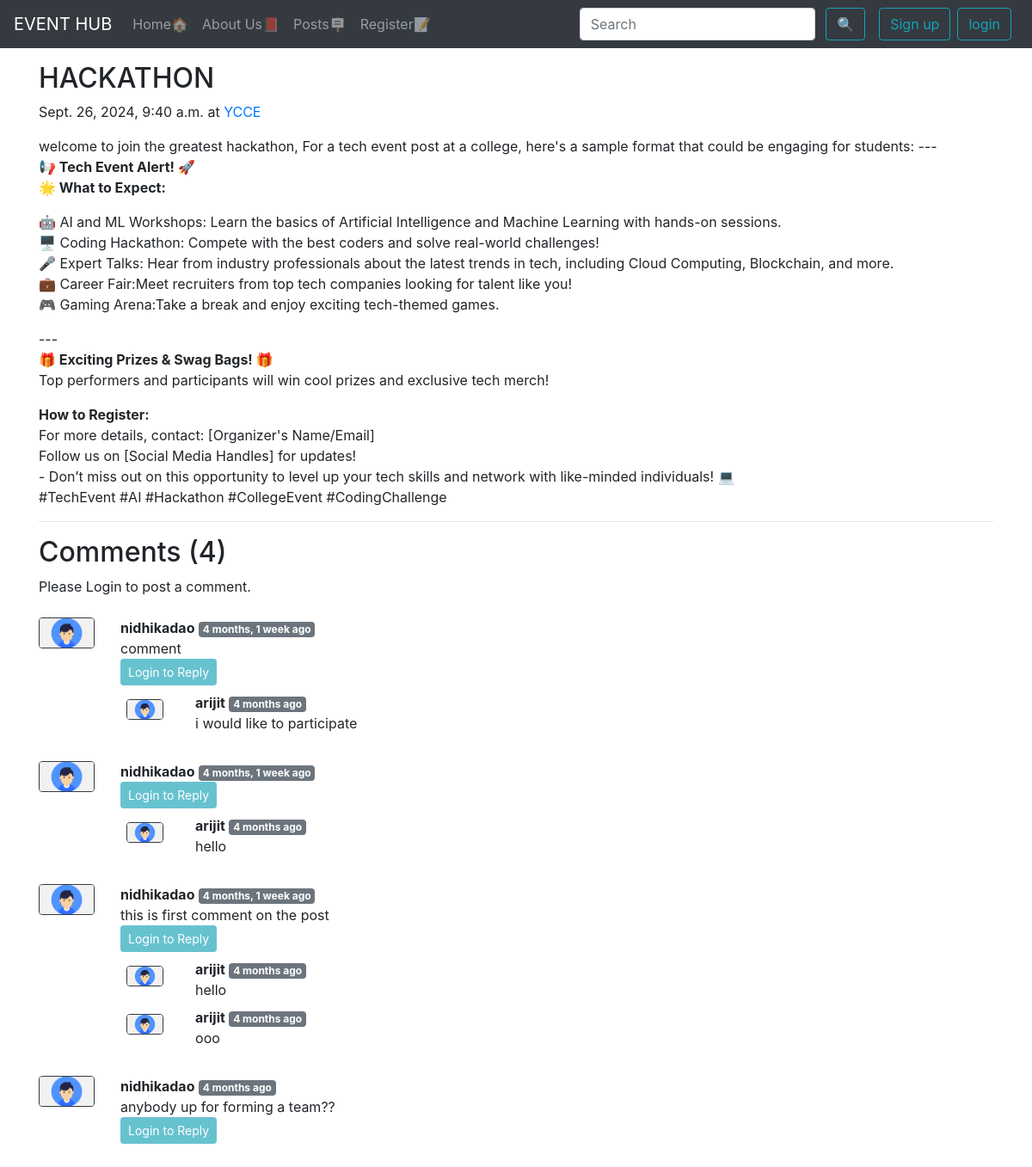
The page /org/first on the database its author committed.
### org/models.py (models this page shows, shortened)
class Post(models.Model):
    sno = models.AutoField(primary_key=True)
    title= models.CharField(max_length=250)
    College= models.CharField(max_length=250)
    content= RichTextField()
    venue= models.CharField(max_length=100)
    connect=models.CharField(max_length=500)
    timeStamp=models.DateTimeField(blank=True)
    slug = models.SlugField(unique=True)
    registerurl = models.URLField(max_length=200)
    reachurl = models.URLField(max_length=200)
    image=models.FileField(upload_to="org/",max_length=250)

class orgcomment(models.Model):
    sno = models.AutoField(primary_key=True)
    comment=models.TextField()
    user=models.ForeignKey(User,on_delete=models.CASCADE)
    post=models.ForeignKey(Post,on_delete=models.CASCADE)
    parent=models.ForeignKey('self',on_delete=models.CASCADE,null=True )
    timeStamp=models.DateTimeField(default=now)
    def __str__(self):
        return self.comment[0:13] + "...." + " by " + self.user.username

### org/views.py (the view)
# urls.py: path('<str:slug>', views.orgpost,name='orgpost'),
def orgpost(request, slug):
    post=Post.objects.filter(slug=slug).first()
    comments=orgcomment.objects.filter(post=post,parent=None)
    replies=orgcomment.objects.filter(post=post).exclude(parent=None)
    repDict={}
    for reply in replies:
        if reply.parent.sno not in repDict.keys():
            repDict[reply.parent.sno]=[reply]
        else:
            repDict[reply.parent.sno].append(reply)
    print(repDict)
    context={'post':post,'comments':comments,'user':request.user, 'repDict':repDict}
    return render(request,'org/orgpost.html',context)

### org/templatetags/extras.py (called while the page is built)
@register.filter(name='get_val')
def get_val(dict,key):
    return dict.get(key)

### templates/org/orgpost.html (shortened to what this page needs)
{% extends 'base.html' %}
{% load static %}
{% load humanize %}
{% load extras %}
{% block body %}
  <div class="container my-3">
    <h2 class="org post title">{{ post.title }}</h2>
    <p class="org post meta">
      {{ post.timeStamp }} at <a href="#">{{ post.College }}</a>
    </p>
    <p>{{post.content|safe}}</p>
    <hr />
  </div>
  <div class="container">
    <h2>Comments ({{ comments.count }})</h2>
    <div class="my-2">
      {% if user.is_authenticated %}
        <form action="/org/postComment" method="post">
          {% csrf_token %}
          <div class="form-group">
            <label for="exampleInputEmail1"><b>Post comment</b></label>
            <input type="text" name="comment" class="form-control" placeholder="enter comment here" />
          </div>
          <input type="hidden" name="postSno" value="{{ post.sno }}" />
          <input type="hidden" name="parentSno" value="" />
          <button type="submit" class="btn btn-info">Submit</button>
        </form>
      {% else %}
        <p>Please Login to post a comment.</p>
      {% endif %}
    </div>
    {% for comment in comments %}
      <div class="row my-4">
        <div class="col-md-1">
          <img class="rounded mx-auto d-block w-100 border border-dark" src="{% static 'home/userimage.png' %}" alt="user" style="border-radius:13px" srcset="" />
        </div>
        <div class="col-md-11">
          <b>{{ comment.user.username }}</b> <span class="badge badge-secondary">{{ comment.timeStamp|naturaltime }}</span>
          <div>{{ comment.comment }}</div>
          <div class="reply mx-0">
            {% if user.is_authenticated %}
              <button class="btn btn-sm btn-info mt-3" type="button" data-toggle="collapse" data-target="#replybox{{ comment.sno }}" aria-expanded="false" aria-controls="replybox{{ comment.sno }}">Reply</button>
              <div class="collapse" id="replybox{{ comment.sno }}">
                <div class="card card-body my-2">
                  <form action="/org/postComment" method="post">
                    {% csrf_token %}
                    <div class="form-group">
                      <label for="comment"><b>Post a reply</b></label>
                      <input type="text" name="comment" class="form-control" placeholder="enter comment here" />
                      <input type="hidden" name="parentSno" value="{{ comment.sno }}" />
                    </div>
                    <input type="hidden" name="postSno" value="{{ post.sno }}" />
                    <button type="submit" class="btn btn-info">Submit</button>
                  </form>
                </div>
              </div>
            {% else %}
              <button class="btn btn-sm btn-info" type="button" data-toggle="collapse" data-target="#replybox{{ comment.sno }}" aria-expanded="false" aria-controls="replybox{{ comment.sno }}" disabled>Login to Reply</button>
            {% endif %}
            <div class="replies my-2 ">
              {% for reply in repDict|get_val:comment.sno %}
                <div class="row my-2">
                  <div class="col-md-1">
                    <img class="rounded mx-auto d-block w-75 my-2 border border-dark" src="{% static 'home/userimage.png' %}" alt="user"srcset="" />
                  </div>
                  <div class="col-md-11">
                    <b>{{reply.user.username }}</b> <span class="badge badge-secondary">{{reply.timeStamp|naturaltime }}</span>
          <div>{{reply.comment }}</div>
                  </div>
                  <br />
                </div>
              {% endfor %}
            </div>
          </div>
        </div>
      </div>
    {% endfor %}
  </div>
{% endblock %}

### rows shown on the page
Post: title "HACKATHON", timeStamp "Sept. 26, 2024, 9:40 a.m.", College "YCCE", content "welcome to join the greatest hackathon, For a tech event post at a college, here's a sample format that could be engaging for students: --- 📢 Tech Event Alert! 🚀 🌟 What to Expect: 🤖 AI and ML Workshops: Learn the basics of Artificial Intelligence and Machine Learning with hands-on sessions. 🖥️ Coding Hackathon: Compete with the best coders and solve real-world challenges! 🎤 Expert Talks: Hear from industry professionals about the latest trends in tech, including Cloud Computing, Blockchain, and more. 💼 Career Fair:Meet recruiters from top tech companies looking for talent like you! 🎮 Gaming Arena:Take a break and enjoy exciting tech-themed games. --- 🎁 Exciting Prizes & Swag Bags! 🎁 Top…"
orgcomment: user.username "nidhikadao", timeStamp "4 months, 1 week ago", comment "comment"
orgcomment: user.username "arijit", timeStamp "4 months ago", comment "i would like to participate"
orgcomment: user.username "nidhikadao", timeStamp "4 months, 1 week ago"
orgcomment: user.username "arijit", timeStamp "4 months ago", comment "hello"
orgcomment: user.username "nidhikadao", timeStamp "4 months, 1 week ago", comment "this is first comment on the post"
orgcomment: user.username "arijit", timeStamp "4 months ago", comment "hello"
orgcomment: user.username "arijit", timeStamp "4 months ago", comment "ooo"
orgcomment: user.username "nidhikadao", timeStamp "4 months ago", comment "anybody up for forming a team??"

### other values the page prints
{{ comments.count }} "4"
